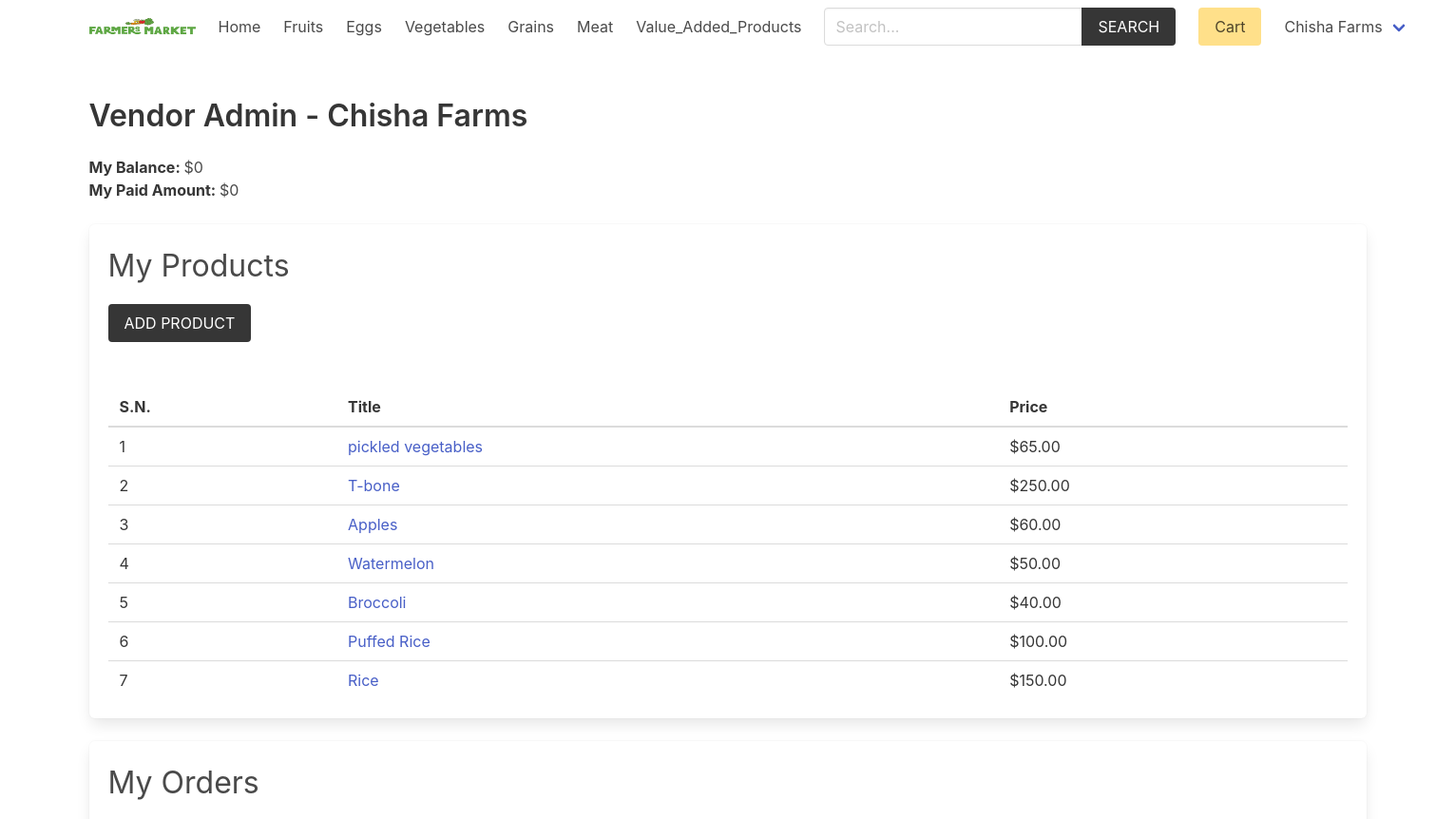
Before: /vendor/vendor-admin/ (signed in, upper part) with the older database file.
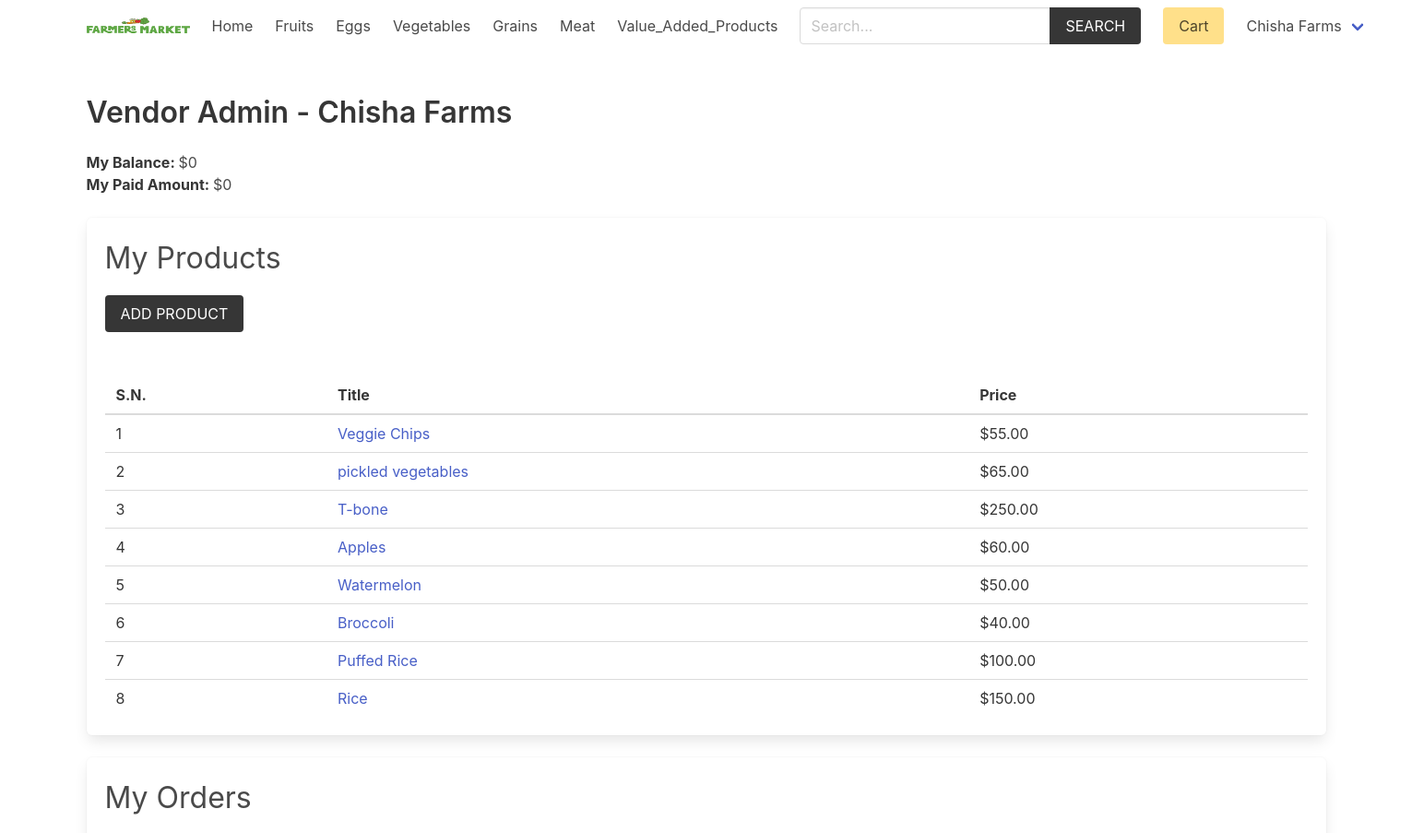
After: the same page with the newer database file.
### product/models.py (models this page shows, shortened)
class Category(models.Model):
    title = models.CharField(max_length=50)
    slug = models.SlugField(max_length=55)
    ordering = models.IntegerField(default=0)
    class Meta:
        ordering = ['ordering']

class Product(models.Model):
    category = models.ForeignKey(Category, related_name='products', on_delete=models.CASCADE)
    vendor = models.ForeignKey(Vendor, related_name="products", on_delete=models.CASCADE)
    title = models.CharField(max_length=50)
    slug = models.SlugField(max_length=55)
    description = models.TextField(blank=True, null=True)
    price = models.DecimalField(max_digits=6, decimal_places=2)
    added_date = models.DateTimeField(auto_now_add=True)
    image = models.ImageField(upload_to='uploads/', blank=True, null=True)
    thumbnail = models.ImageField(upload_to='uploads/', blank=True, null=True) # Change uploads to thumbnails
    class Meta:
        ordering = ['-added_date']

### vendor/views.py (the view)
# urls.py: path('vendor-admin/', views.vendor_admin, name="vendor-admin"),
@login_required
def vendor_admin(request):
    vendor = request.user.vendor
    products = vendor.products.all()
    orders = vendor.orders.all()
    for order in orders:
        order.vendor_amount = 0
        order.vendor_paid_amount = 0
        order.fully_paid = True
        for item in order.items.all():
            if item.vendor == request.user.vendor:
                if item.vendor_paid:
                    order.vendor_paid_amount += item.get_total_price()
                else:
                    order.vendor_amount += item.get_total_price()
                    order.fully_paid = False
    return render(request, 'vendor/vendor_admin.html', {'vendor': vendor, 'products': products, 'orders': orders})

### product/context_processors.py (called while the page is built)
def menu_categories(request):
    categories = Category.objects.all()
    return {'categories': categories}

### simple_multivendor_site/cart/cart.py (called while the page is built)
    def __len__(self):
        return sum(item['quantity'] for item in self.cart.values())

### simple_multivendor_site/cart/context_processors.py (called while the page is built)
def cart(request):
    return {'cart': Cart(request)}

### vendor/models.py (called while the page is built)
    def get_balance(self):
        items = self.items.filter(vendor_paid=False, order__vendors__in=[self.id])
        return sum((item.product.price * item.quantity) for item in items)

    def get_paid_amount(self):
        items = self.items.filter(vendor_paid=True, order__vendors__in=[self.id])
        return sum((item.product.price * item.quantity) for item in items)

### templates/vendor/vendor_admin.html (shortened to what this page needs)
{% extends 'core/base.html' %}
{% block content %}
    <h1 class="title">Vendor Admin - <span class="is-capitalized">{{vendor.name}}</span></h1>
    <div class="mb-5">
        <strong>My Balance: </strong> ${{vendor.get_balance}} <br>
        <strong>My Paid Amount: </strong> ${{vendor.get_paid_amount}}
    </div>
    <div class="box">
        <h2 class="is-size-3 mb-4">My Products</h2>
        <a href="{% url 'vendor:add-product' %}" class="button is-dark is-uppercase mb-6">Add Product</a>
        {% if products %}
            <table class="table is-fullwidth">
                <thead>
                    <tr>
                        <th>S.N.</th>
                        <th>Title</th>
                        <th>Price</th>
                    </tr>
                </thead>
                <tbody>
                    {% for product in products %}
                        <tr>
                            <td>{{ forloop.counter }}</td>
                            <td><a href="{% url 'product:product' product.category.slug product.slug %}">{{ product.title }}</a></td>
                            <td>${{ product.price }}</td>
                        </tr>
                    {% endfor %}
                </tbody>
            </table>
        {% else %}
            <p class="has-text-danger">Products not added yet.</p>
        {% endif %}
    </div>
    <div class="box">
        <h2 class="is-size-3 mb-4">My Orders</h2>
    </div>
{% endblock content %}

### templates/core/base.html (shortened to what this page needs)
{% load static %}
<!DOCTYPE html>
<html lang="en">
<head>
    <link rel="stylesheet" href="https://cdn.jsdelivr.net/npm/bulma@0.9.2/css/bulma.min.css">
    <link rel="stylesheet" href="{% static 'css/main.css' %}">
</head>
<body>
    <div class="container">
        <nav class="navbar" role="navigation" aria-label="main navigation">
            <div class="navbar-brand">
                <a class="navbar-item" href="{% url 'core:home' %}">
                <img width="112" height=97">
                </a>
            </div>
            <div id="navbarBasicExample" class="navbar-menu">
                <div class="navbar-start">
                <a class="navbar-item" href="{% url 'core:home' %}">
                    Home
                </a>
                {% for category in categories %}
                    <a class="navbar-item" href="{% url 'product:category' category.slug %}">
                        {{category.title}}
                    </a>
                {% endfor %}
                </div>
                <div class="navbar-start">
                    <div class="navbar-item">
                        <form method="get" action="{% url 'product:search' %}">
                            <div class="field has-addons">
                                <div class="control">
                                    <input type="search" name="query" id="" class="input" placeholder="Search...">
                                </div>
                                <div class="control">
                                    <button class="button is-dark is-uppercase">Search</button>
                                </div>
                            </div>
                        </form>
                    </div>
                </div>
                <div class="navbar-end">
                <div class="navbar-item">
                    <a href="{% url 'cart:cart' %}" class="button is-warning">Cart {% if cart %}({{cart|length}}){% endif %}</a>
                </div>
                {% if request.user.is_authenticated %}
                <div class="navbar-item has-dropdown is-hoverable">
                    <a class="navbar-link is-capitalized">
                    {{user.vendor.name}}
                    </a>
                </div>
                {% endif %}
                </div>
            </div>
            </nav>
    </div>
    <section class="section">
        <div class="container">
            {% block content %}{% endblock content %}
        </div>
    </section>
</body>
</html>

Changed rows visible on the page:
added Product: title "Veggie Chips", price "55.00"
